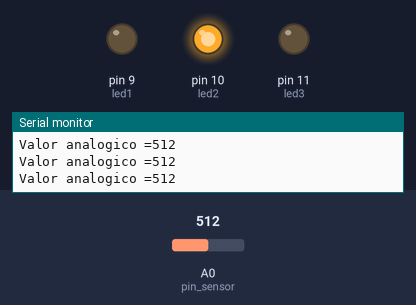
This sketch was run on a simulated Arduino Uno, built with avr-gcc and run on an emulated ATmega328P. On the bench: output pins drawn as LEDs (lit = HIGH), the last lines printed to the serial monitor. Inputs (shaded band) come from the test bench; at power-on: A0 (pin_sensor) = 512.

Above: at 1.2 s.
1.3 s: A0 (pin_sensor) set to 416
2.8 s: A0 (pin_sensor) set to 400
At 4.2 s:
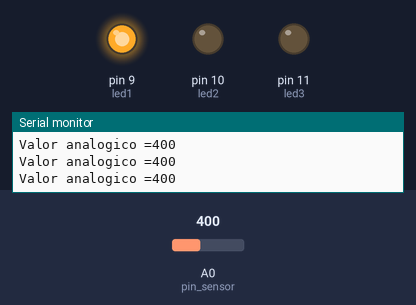
4.5 s: A0 (pin_sensor) set to 624
At 5.7 s:
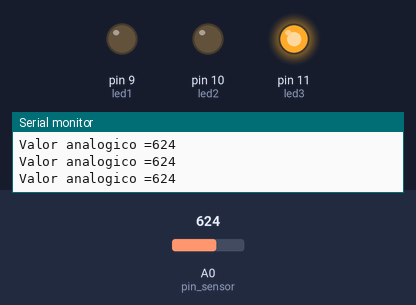
6.3 s: A0 (pin_sensor) set to 811
7.8 s: A0 (pin_sensor) set to 832
At 8.4 s:
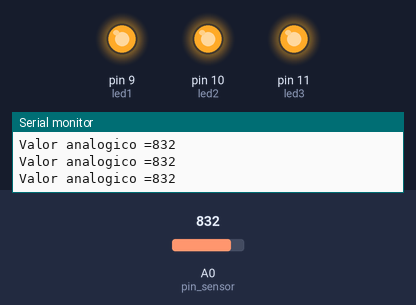
9.5 s: A0 (pin_sensor) set to 808
At 11.2 s:
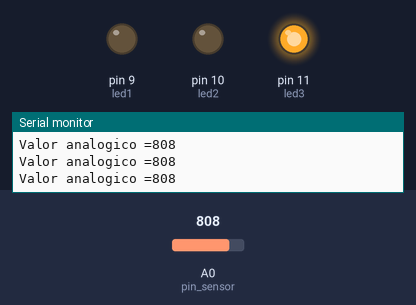
Timing chart, 0 to 12.3 s (numbered marks = the images above; inputs shaded):
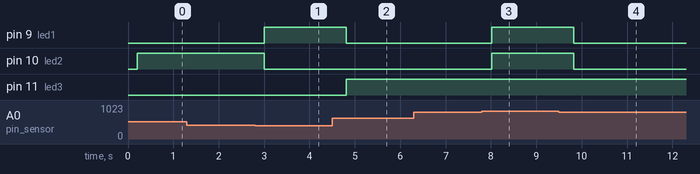

Measured:
- the behaviour switches between 409 and 408 on A0 (pin_sensor) (found by bisection; images 0 and 1)
- the behaviour switches between 817 and 818 on A0 (pin_sensor) (found by bisection; images 2 and 3)
- after the input at 2.8 s, pin 9 (led1): LOW → HIGH after 0.21 s; pin 10 (led2): HIGH → LOW after 0.21 s
- after the input at 4.5 s, pin 9 (led1): HIGH → LOW after 0.31 s; pin 11 (led3): LOW → HIGH after 0.31 s
- after the input at 7.8 s, pin 9 (led1), pin 10 (led2): LOW → HIGH after 0.22 s
- after the input at 9.5 s, pin 9 (led1), pin 10 (led2): HIGH → LOW after 0.32 s

The sketch:

led_potenciometro.ino
```cpp
int pin_sensor = A0;
int valor_sensor = 0;
const int led1 = 9;
const int led2 = 10;
const int led3 = 11;
void setup() {
  pinMode(pin_sensor,INPUT);
  pinMode(led1,OUTPUT);
  pinMode(led2,OUTPUT);
  pinMode(led3,OUTPUT);
 Serial.begin(115200);
}

void loop() {
  valor_sensor = analogRead(pin_sensor);
  Serial.print("Valor analogico =");
  Serial.println(valor_sensor);
  delay(200);
if (valor_sensor < 205) {
digitalWrite(led1,LOW);
digitalWrite(led2,LOW);
digitalWrite(led3,LOW);
}
else if ((valor_sensor >= 205) && (valor_sensor < 409 )) {
digitalWrite(led1,HIGH);
digitalWrite(led2,LOW);
digitalWrite(led3,LOW);
}
else if ((valor_sensor >= 409) && (valor_sensor < 614 )) {
digitalWrite(led1,LOW);
digitalWrite(led2,HIGH);
digitalWrite(led3,LOW);
}
else if ((valor_sensor >= 614) && (valor_sensor < 818)) {
digitalWrite(led1,LOW);
digitalWrite(led2,LOW);
digitalWrite(led3,HIGH);
}
else {
digitalWrite(led1,HIGH);
digitalWrite(led2,HIGH);
digitalWrite(led3,HIGH);
}

}
```
